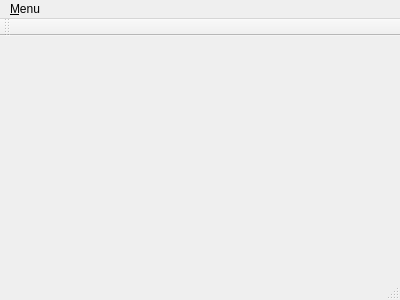
<?xml version="1.0" encoding="UTF-8"?>
<ui version="4.0">
 <class>MainWindow</class>
 <widget class="QMainWindow" name="MainWindow">
  <property name="geometry">
   <rect>
    <x>0</x>
    <y>0</y>
    <width>400</width>
    <height>300</height>
   </rect>
  </property>
  <property name="windowTitle">
   <string>MainWindow</string>
  </property>
  <widget class="QWidget" name="centralWidget"/>
  <widget class="QMenuBar" name="menuBar">
   <property name="geometry">
    <rect>
     <x>0</x>
     <y>0</y>
     <width>400</width>
     <height>20</height>
    </rect>
   </property>
   <widget class="QMenu" name="menuMenu">
    <property name="title">
     <string>&amp;Menu</string>
    </property>
    <addaction name="actionVerifik_cia_osoby"/>
    <addaction name="actionZobrazenie_osob"/>
    <addaction name="actionKoniec"/>
   </widget>
   <addaction name="menuMenu"/>
  </widget>
  <widget class="QToolBar" name="mainToolBar">
   <attribute name="toolBarArea">
    <enum>TopToolBarArea</enum>
   </attribute>
   <attribute name="toolBarBreak">
    <bool>false</bool>
   </attribute>
  </widget>
  <widget class="QStatusBar" name="statusBar"/>
  <action name="actionVerifik_cia_osoby">
   <property name="text">
    <string>Verifikácia osoby</string>
   </property>
  </action>
  <action name="actionZobrazenie_osob">
   <property name="text">
    <string>Zobrazenie osob </string>
   </property>
  </action>
  <action name="actionKoniec">
   <property name="text">
    <string>Koniec</string>
   </property>
  </action>
 </widget>
 <layoutdefault spacing="6" margin="11"/>
 <resources/>
 <connections/>
</ui>
